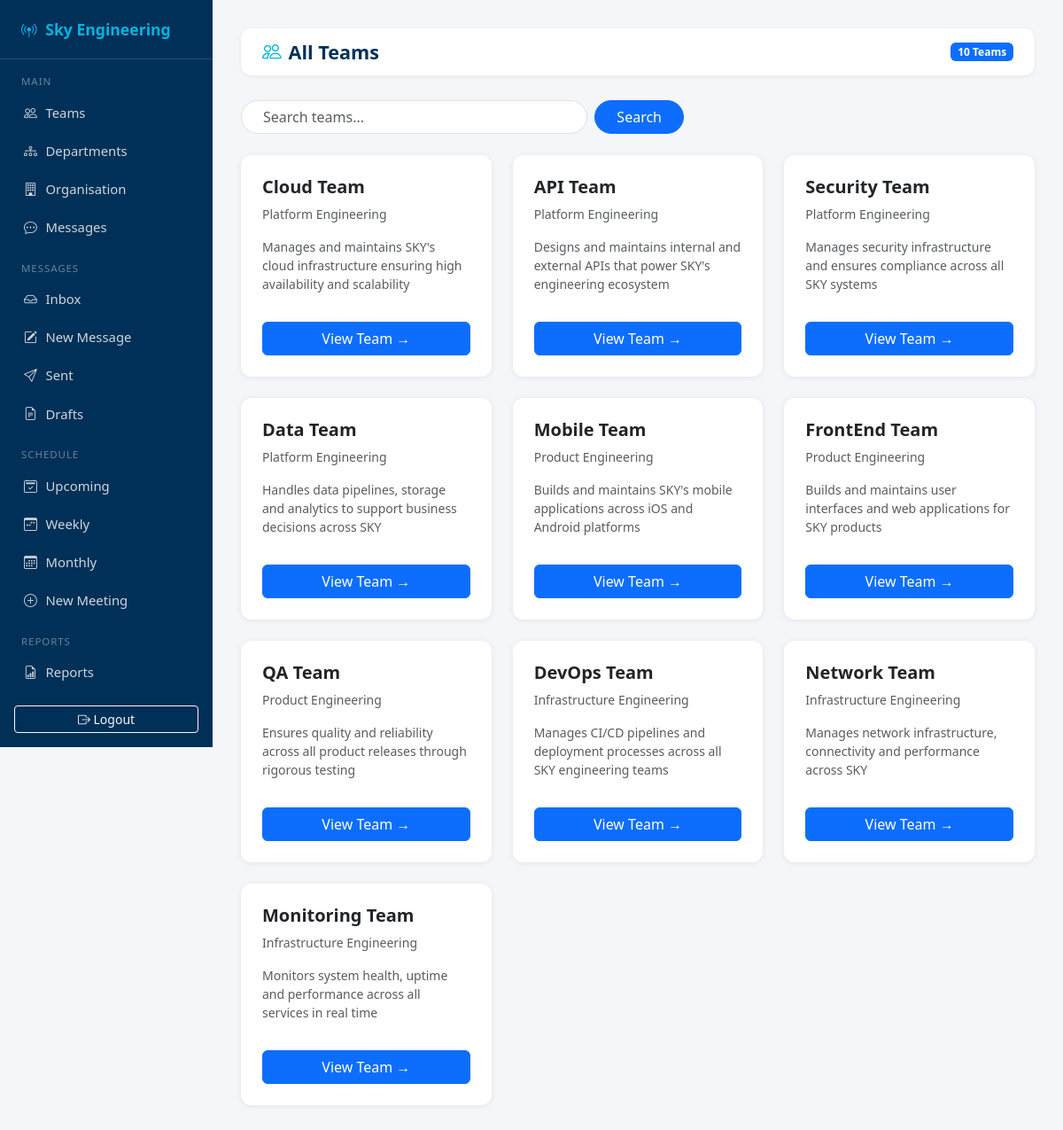
The page /organisation/teams/ on the database its author committed.
### organisation/models.py (models this page shows, shortened)
class Team(models.Model):
    name = models.CharField(max_length=200)
    department = models.ForeignKey(Department, on_delete=models.CASCADE)
    team_type = models.ForeignKey(TeamType, on_delete=models.SET_NULL, null=True, blank=True)
    mission = models.TextField(blank=True)
    manager = models.ForeignKey(User, on_delete=models.SET_NULL, null=True, blank=True)

class Department(models.Model):
    name = models.CharField(max_length=200)
    specialisation = models.CharField(max_length=200)
    leader = models.ForeignKey(User, on_delete=models.SET_NULL, null=True, blank=True)
    def __str__(self):
        return self.name

### organisation/views.py (the view)
# urls.py: path('teams/', views.team_list, name='team_list'),
def team_list(request):
    query = request.GET.get('q', '')
    teams = Team.objects.all()
    if query:
        teams = teams.filter(name__icontains=query)
    return render(request, 'organisation/team_list.html', {
        'teams': teams,
        'query': query
    })

### organisation/templates/organisation/team_list.html (shortened to what this page needs)
{% extends 'organisation/base_organisation.html' %}
{% block content %}
<div class="top-bar">
    <h1><i class="bi bi-people me-2" style="color:var(--sky-blue)"></i>All Teams</h1>
    <span class="badge bg-primary">{{ teams.count }} Teams</span>
</div>
<div class="mb-4">
    <form method="GET" action="/organisation/teams/" class="d-flex gap-2" style="max-width:500px">
        <input type="text" name="q" value="{{ query }}" placeholder="Search teams..." class="form-control rounded-pill px-4">
        <button type="submit" class="btn btn-primary rounded-pill px-4">Search</button>
    </form>
</div>
<div class="row g-4">
    {% for team in teams %}
    <div class="col-md-4">
        <div class="card h-100 p-4">
            <h5 class="fw-bold">{{ team.name }}</h5>
            <p class="text-muted small">{{ team.department }}</p>
            <p class="text-muted small">{{ team.mission|default:"No mission statement yet." }}</p>
            <a href="/organisation/team/{{ team.pk }}/" class="btn btn-primary mt-3 w-100">View Team →</a>
        </div>
    </div>
    {% empty %}
    <p class="text-muted">No teams found.</p>
    {% endfor %}
</div>
{% endblock %}

### organisation/templates/organisation/base_organisation.html (shortened to what this page needs)
{% load static %}
<!DOCTYPE html>
<html lang="en">
<head>
  <link href="https://cdn.jsdelivr.net/npm/bootstrap@5.3.2/dist/css/bootstrap.min.css" rel="stylesheet">
  <link href="https://cdn.jsdelivr.net/npm/bootstrap-icons@1.11.3/font/bootstrap-icons.css" rel="stylesheet">
</head>
<body>
<nav class="sidebar">
  <a href="/" class="brand">
    <i class="bi bi-broadcast-pin"></i> Sky Engineering
  </a>
  <span class="nav-section">Main</span>
  <a href="/organisation/teams/" class="nav-link"><i class="bi bi-people"></i> Teams</a>
  <a href="/organisation/departments/" class="nav-link"><i class="bi bi-diagram-3"></i> Departments</a>
  <a href="/organisation/" class="nav-link"><i class="bi bi-building"></i> Organisation</a>
  <a href="/messages/" class="nav-link"><i class="bi bi-chat-dots"></i> Messages</a>
  <span class="nav-section">Messages</span>
  <a href="/messages/" class="nav-link"><i class="bi bi-inbox"></i> Inbox</a>
  <a href="/messages/compose/" class="nav-link"><i class="bi bi-pencil-square"></i> New Message</a>
  <a href="/messages/sent/" class="nav-link"><i class="bi bi-send"></i> Sent</a>
  <a href="/messages/drafts/" class="nav-link"><i class="bi bi-file-earmark-text"></i> Drafts</a>
  <span class="nav-section">Schedule</span>
  <a href="/schedule/" class="nav-link"><i class="bi bi-calendar2-check"></i> Upcoming</a>
  <a href="/schedule/weekly/" class="nav-link"><i class="bi bi-calendar3-week"></i> Weekly</a>
  <a href="/schedule/monthly/" class="nav-link"><i class="bi bi-calendar3"></i> Monthly</a>
  <a href="/schedule/new/" class="nav-link"><i class="bi bi-plus-circle"></i> New Meeting</a>
  <span class="nav-section">Reports</span>
  <a href="/reports/" class="nav-link"><i class="bi bi-file-earmark-bar-graph"></i> Reports</a>
  <div class="mt-auto p-3">
    <a href="/accounts/logout/" class="btn btn-sm btn-outline-light w-100">
      <i class="bi bi-box-arrow-right"></i> Logout
    </a>
  </div>
</nav>
<div class="main-content">
  {% block content %}{% endblock %}
</div>
</body>
</html>

### organisation/templates/organisation/base_organisation.html (style rules this page uses)
:root { --sky-blue: #00b5e2; --sky-dark: #003057; --sky-light: #e8f7fc; --sidebar-w: 240px; }
body { background: #f4f6f9; font-family: 'Segoe UI', sans-serif; }
.sidebar { width: var(--sidebar-w); min-height: 100vh; background: var(--sky-dark); color: #fff; position: fixed; top: 0; left: 0; display: flex; flex-direction: column; z-index: 100; }
.sidebar .brand { padding: 1.25rem 1.5rem; font-size: 1.1rem; font-weight: 700; border-bottom: 1px solid rgba(255,255,255,.15); display: flex; align-items: center; gap: .6rem; color: var(--sky-blue); text-decoration: none; }
.sidebar .nav-link { color: rgba(255,255,255,.8); padding: .65rem 1.5rem; font-size: .93rem; display: flex; align-items: center; gap: .6rem; transition: background .15s, color .15s; border-left: 3px solid transparent; }
.sidebar .nav-section { font-size: .72rem; text-transform: uppercase; letter-spacing: .08em; color: rgba(255,255,255,.4); padding: 1rem 1.5rem .3rem; }
.main-content { margin-left: var(--sidebar-w); padding: 2rem; min-height: 100vh; }
.top-bar { background: #fff; border-radius: 12px; padding: .85rem 1.5rem; margin-bottom: 1.75rem; display: flex; align-items: center; justify-content: space-between; box-shadow: 0 1px 4px rgba(0,0,0,.07); }
.top-bar h1 { font-size: 1.35rem; font-weight: 700; color: var(--sky-dark); margin: 0; }
.card { border: none; border-radius: 12px; box-shadow: 0 1px 6px rgba(0,0,0,.08); }

### rows shown on the page
Team: name "Cloud Team", department "Platform Engineering", mission "Manages and maintains SKY's cloud infrastructure ensuring high availability and scalability"
Team: name "API Team", department "Platform Engineering", mission "Designs and maintains internal and external APIs that power SKY's engineering ecosystem"
Team: name "Security Team", department "Platform Engineering", mission "Manages security infrastructure and ensures compliance across all SKY systems"
Team: name "Data Team", department "Platform Engineering", mission "Handles data pipelines, storage and analytics to support business decisions across SKY"
Team: name "Mobile Team", department "Product Engineering", mission "Builds and maintains SKY's mobile applications across iOS and Android platforms"
Team: name "FrontEnd Team", department "Product Engineering", mission "Builds and maintains user interfaces and web applications for SKY products"
Team: name "QA Team", department "Product Engineering", mission "Ensures quality and reliability across all product releases through rigorous testing"
Team: name "DevOps Team", department "Infrastructure Engineering", mission "Manages CI/CD pipelines and deployment processes across all SKY engineering teams"
Team: name "Network Team", department "Infrastructure Engineering", mission "Manages network infrastructure, connectivity and performance across SKY"
Team: name "Monitoring Team", department "Infrastructure Engineering", mission "Monitors system health, uptime and performance across all services in real time"

### other values the page prints
{{ teams.count }} "10"
